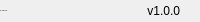
              <widget class="QFrame" name="bottomBar">
               <property name="minimumSize">
                <size>
                 <width>0</width>
                 <height>22</height>
                </size>
               </property>
               <property name="maximumSize">
                <size>
                 <width>16777215</width>
                 <height>22</height>
                </size>
               </property>
               <property name="frameShape">
                <enum>QFrame::NoFrame</enum>
               </property>
               <property name="frameShadow">
                <enum>QFrame::Raised</enum>
               </property>
               <layout class="QHBoxLayout" name="horizontalLayout_5">
                <property name="spacing">
                 <number>0</number>
                </property>
                <property name="leftMargin">
                 <number>0</number>
                </property>
                <property name="topMargin">
                 <number>0</number>
                </property>
                <property name="rightMargin">
                 <number>0</number>
                </property>
                <property name="bottomMargin">
                 <number>0</number>
                </property>
                <item>
                 <widget class="QLabel" name="creditsLabel">
                  <property name="maximumSize">
                   <size>
                    <width>16777215</width>
                    <height>16</height>
                   </size>
                  </property>
                  <property name="font">
                   <font>
                    <family>Segoe UI</family>
                    <pointsize>-1</pointsize>
                    <italic>false</italic>
                    <bold>false</bold>
                   </font>
                  </property>
                  <property name="text">
                   <string>By: Andrew Yoon</string>
                  </property>
                  <property name="alignment">
                   <set>Qt::AlignLeading|Qt::AlignLeft|Qt::AlignVCenter</set>
                  </property>
                 </widget>
                </item>
                <item>
                 <widget class="QLabel" name="version">
                  <property name="text">
                   <string>v1.0.0</string>
                  </property>
                  <property name="alignment">
                   <set>Qt::AlignRight|Qt::AlignTrailing|Qt::AlignVCenter</set>
                  </property>
                 </widget>
                </item>
                <item>
                 <widget class="QFrame" name="frame_size_grip">
                  <property name="minimumSize">
                   <size>
                    <width>20</width>
                    <height>0</height>
                   </size>
                  </property>
                  <property name="maximumSize">
                   <size>
                    <width>20</width>
                    <height>16777215</height>
                   </size>
                  </property>
                  <property name="frameShape">
                   <enum>QFrame::NoFrame</enum>
                  </property>
                  <property name="frameShadow">
                   <enum>QFrame::Raised</enum>
                  </property>
                 </widget>
                </item>
               </layout>
              </widget>
